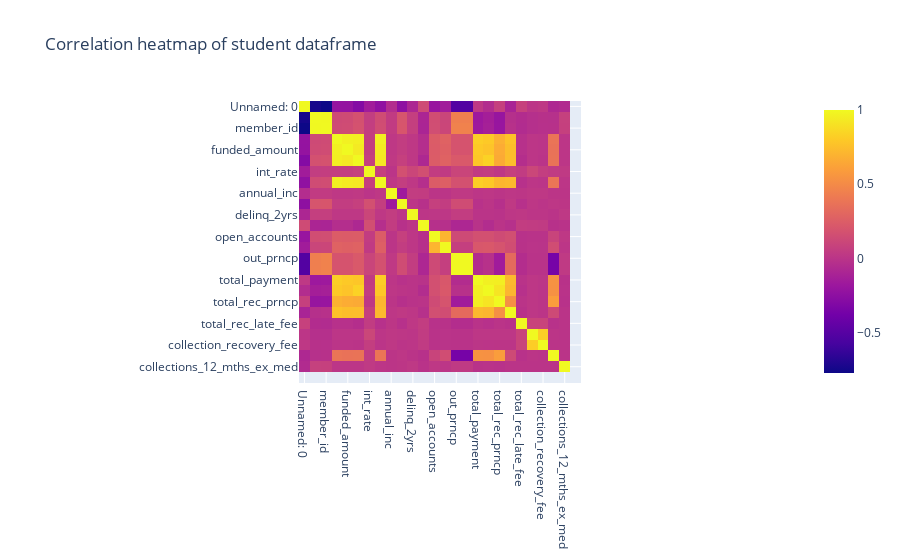

Notebook code cell kept with this figure:
### Code cell
# first, let's get numeric columns only
numeric_columns = loan_df.select_dtypes(include=['number'])

# see the correlation heatmap
px.imshow(numeric_columns.corr(), title="Correlation heatmap of student dataframe")

### Figure 1 — Plotly figure (JSON) as saved in the notebook; plotly's stock layout.template omitted (floating-point values rounded to 4 significant figures; data arrays with more than 128 entries replaced by an {"elided": "..."} marker saying what was removed)
{"data": [{"coloraxis": "coloraxis", "hovertemplate": "x: %{x}<br>y: %{y}<br>color: %{z}<extra></extra>", "name": "0", "type": "heatmap", "x": ["Unnamed: 0", "id", "member_id", "loan_amount", "funded_amount", "funded_amount_inv", "int_rate", "instalment", "annual_inc", "dti", "delinq_2yrs", "inq_last_6mths", "open_accounts", "total_accounts", "out_prncp", "out_prncp_inv", "total_payment", "total_payment_inv", "total_rec_prncp", "total_rec_int", "total_rec_late_fee", "recoveries", "collection_recovery_fee", "last_payment_amount", "collections_12_mths_ex_med", "policy_code"], "xaxis": "x", "y": ["Unnamed: 0", "id", "member_id", "loan_amount", "funded_amount", "funded_amount_inv", "int_rate", "instalment", "annual_inc", "dti", "delinq_2yrs", "inq_last_6mths", "open_accounts", "total_accounts", "out_prncp", "out_prncp_inv", "total_payment", "total_payment_inv", "total_rec_prncp", "total_rec_int", "total_rec_late_fee", "recoveries", "collection_recovery_fee", "last_payment_amount", "collections_12_mths_ex_med", "policy_code"], "yaxis": "y", "z": {"elided": "26x26 float values"}}], "layout": {"coloraxis": {"colorscale": [[0, "#0d0887"], [0.1111, "#46039f"], [0.2222, "#7201a8"], [0.3333, "#9c179e"], [0.4444, "#bd3786"], [0.5556, "#d8576b"], [0.6667, "#ed7953"], [0.7778, "#fb9f3a"], [0.8889, "#fdca26"], [1, "#f0f921"]]}, "title": {"text": "Correlation heatmap of student dataframe"}, "xaxis": {"anchor": "y", "constrain": "domain", "domain": [0, 1], "scaleanchor": "y"}, "yaxis": {"anchor": "x", "autorange": "reversed", "constrain": "domain", "domain": [0, 1]}}}
